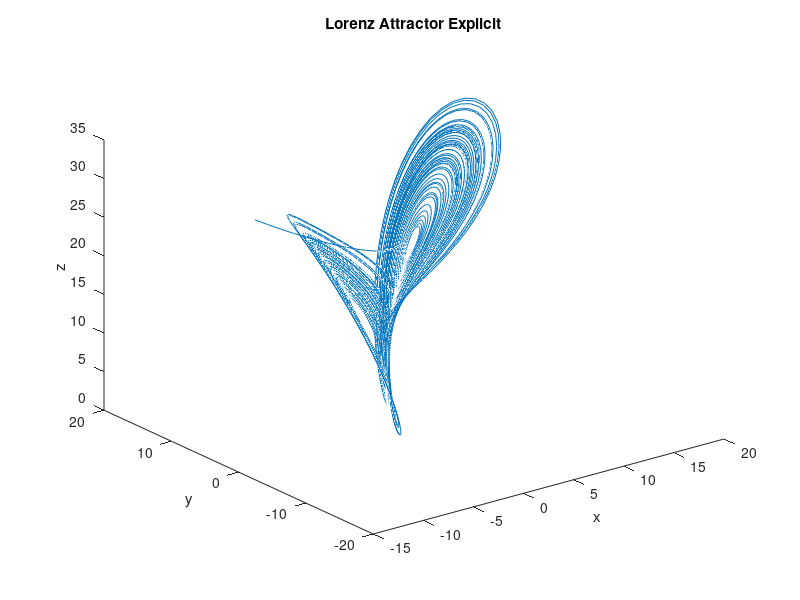

Write the MATLAB code that produced this figure.
clear all
% dx/dt=sig*(y-x); dy/dt=-x*z+r*x-y; dz/dt=x*y-b*z
sig=10; b=8/3; r=20; % Parameters
t(1)=0.0; % Initial t
x(1)=-8; y(1)=8; z(1)=27; % Initial x,y,z

%Iterative solution conditions
h=0.01; % Time step
nn=10000; % Number of time steps

for i=1:nn             % Time loop
x1=sig*(y(i)-x(i));         % Change of x-location
y1=-x(i)*z(i)+r*x(i)-y(i);  % Change of y-location
z1=x(i)*y(i)-b*z(i);        % Change of z-location

x(i+1)=x(i)+h*x1;    % Find new x
y(i+1)=y(i)+h*y1;    % Find new y
z(i+1)=z(i)+h*z1;    % Find new z
t(i+1)=t(i)+h;                % Find new t
end                    % Close time loop
%Design plot of result
plot3(x,y,z) 
title("Lorenz Attractor Explicit"); xlabel("x"); ylabel("y"); zlabel("z");